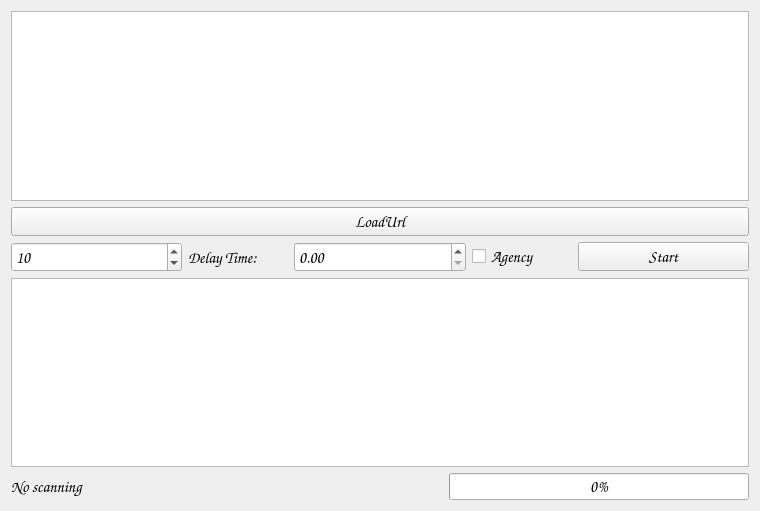
<?xml version="1.0" encoding="UTF-8"?>
<ui version="4.0">
 <class>Form</class>
 <widget class="QWidget" name="Form">
  <property name="geometry">
   <rect>
    <x>0</x>
    <y>0</y>
    <width>760</width>
    <height>511</height>
   </rect>
  </property>
  <property name="font">
   <font>
    <family>Comic Sans MS</family>
    <pointsize>12</pointsize>
   </font>
  </property>
  <property name="windowTitle">
   <string>LeakScan</string>
  </property>
  <layout class="QVBoxLayout" name="verticalLayout">
   <item>
    <widget class="QPlainTextEdit" name="urlPlainTextEdit">
     <property name="plainText">
      <string/>
     </property>
     <property name="placeholderText">
      <string>url list</string>
     </property>
    </widget>
   </item>
   <item>
    <widget class="QPushButton" name="loadUrlPushButton">
     <property name="text">
      <string>LoadUrl</string>
     </property>
    </widget>
   </item>
   <item>
    <layout class="QHBoxLayout" name="HorizontalLayout_1">
     <item>
      <widget class="QSpinBox" name="threadCountSpinBox">
       <property name="minimumSize">
        <size>
         <width>100</width>
         <height>30</height>
        </size>
       </property>
       <property name="minimum">
        <number>1</number>
       </property>
       <property name="maximum">
        <number>100</number>
       </property>
       <property name="value">
        <number>10</number>
       </property>
      </widget>
     </item>
     <item>
      <widget class="QLabel" name="label">
       <property name="maximumSize">
        <size>
         <width>100</width>
         <height>16777215</height>
        </size>
       </property>
       <property name="text">
        <string>Delay Time:</string>
       </property>
      </widget>
     </item>
     <item>
      <widget class="QDoubleSpinBox" name="delayDoubleSpinBox"/>
     </item>
     <item>
      <widget class="QCheckBox" name="agencyCheckBox">
       <property name="maximumSize">
        <size>
         <width>100</width>
         <height>16777215</height>
        </size>
       </property>
       <property name="text">
        <string>Agency</string>
       </property>
      </widget>
     </item>
     <item>
      <widget class="QPushButton" name="startPushButton">
       <property name="enabled">
        <bool>true</bool>
       </property>
       <property name="text">
        <string>Start</string>
       </property>
      </widget>
     </item>
    </layout>
   </item>
   <item>
    <widget class="QPlainTextEdit" name="logPlainTextEdit">
     <property name="enabled">
      <bool>true</bool>
     </property>
     <property name="undoRedoEnabled">
      <bool>true</bool>
     </property>
    </widget>
   </item>
   <item>
    <layout class="QHBoxLayout" name="horizontalLayout_2">
     <property name="sizeConstraint">
      <enum>QLayout::SetFixedSize</enum>
     </property>
     <item>
      <widget class="QLabel" name="scanStatusLabel">
       <property name="sizePolicy">
        <sizepolicy hsizetype="Preferred" vsizetype="Preferred">
         <horstretch>0</horstretch>
         <verstretch>0</verstretch>
        </sizepolicy>
       </property>
       <property name="text">
        <string>No scanning</string>
       </property>
      </widget>
     </item>
     <item>
      <widget class="QProgressBar" name="progressBar">
       <property name="enabled">
        <bool>true</bool>
       </property>
       <property name="sizePolicy">
        <sizepolicy hsizetype="Fixed" vsizetype="Fixed">
         <horstretch>0</horstretch>
         <verstretch>0</verstretch>
        </sizepolicy>
       </property>
       <property name="minimumSize">
        <size>
         <width>300</width>
         <height>20</height>
        </size>
       </property>
       <property name="contextMenuPolicy">
        <enum>Qt::DefaultContextMenu</enum>
       </property>
       <property name="layoutDirection">
        <enum>Qt::LeftToRight</enum>
       </property>
       <property name="minimum">
        <number>0</number>
       </property>
       <property name="value">
        <number>0</number>
       </property>
       <property name="alignment">
        <set>Qt::AlignCenter</set>
       </property>
       <property name="textVisible">
        <bool>true</bool>
       </property>
       <property name="orientation">
        <enum>Qt::Horizontal</enum>
       </property>
       <property name="invertedAppearance">
        <bool>false</bool>
       </property>
       <property name="textDirection">
        <enum>QProgressBar::TopToBottom</enum>
       </property>
      </widget>
     </item>
    </layout>
   </item>
  </layout>
 </widget>
 <resources/>
 <connections/>
</ui>
